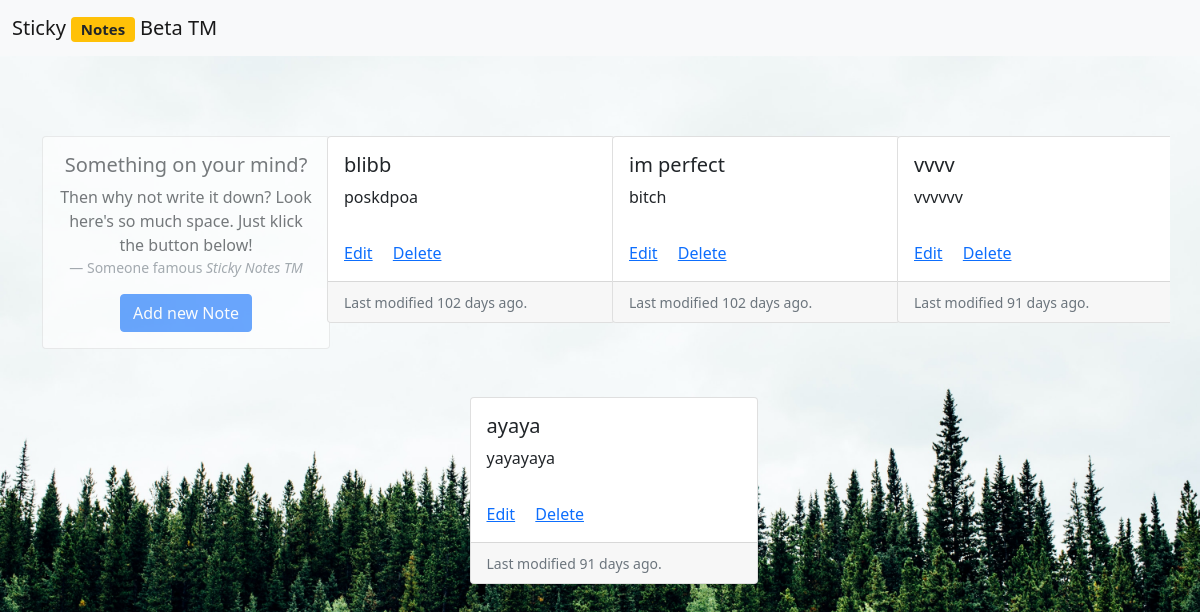
The page /notes on the database as committed earlier.
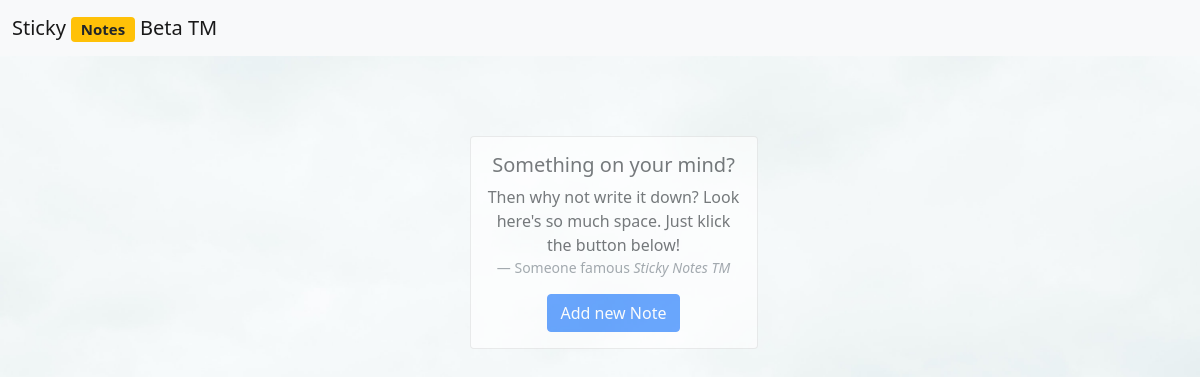
The same page on the database as committed later.
### tables this page shows
CREATE TABLE "notes" (
	"ID"	INTEGER UNIQUE,
	"title"	TEXT,
	"content"	TEXT,
	"date"	TEXT,
	"owner"	INTEGER,
	PRIMARY KEY("ID" AUTOINCREMENT)
);

### app.py (the view)
@app.route("/notes", methods = ['GET', 'POST'])
def notes():
    if request.method == 'GET':
        notes = query_db("select * from notes") # inspiration from flas SQLite documentation
        cards = []
        for note in notes:
            card = dict()
            card["ID"] = note[0]
            card["Title"] = note[1]
            card["Content"] = note[2]
            note_date = datetime.datetime.strptime(note[3], '%d/%m/%y %H:%M:%S') #parse datetime from SQL query as SQlite stores it as string, inspiration from stack overflow
            now_date = datetime.datetime.now()
            date_delta = now_date - note_date
            card["Modified"] = date_delta.days
            cards.append(card)
        return render_template('notes.html', cards = cards)
    if request.method == 'POST':
        return render_template('notes.html')

### app.py (called while the page is built)
def get_db():
    db = getattr(g, '_database', None)
    if db is None:
        db = g._database = sqlite3.connect(DATABASE)
    return db

def query_db(query, args=(), one=False):
    cur = get_db().execute(query, args)
    rv = cur.fetchall()
    cur.close()
    return (rv[0] if rv else None) if one else rv

@app.teardown_appcontext
def close_connection(exception):
    db = getattr(g, '_database', None)
    if db is not None:
        db.close()

### templates/notes.html (shortened to what this page needs)
<!DOCTYPE html>
<html lang="en">
<head>
    <link href="https://cdn.jsdelivr.net/npm/bootstrap@5.1.1/dist/css/bootstrap.min.css" rel="stylesheet"
>
    <link href="css/main.css" rel="stylesheet">
</head>
<body>
    <nav class="navbar navbar-expand-lg navbar-light bg-light">
        <div class="container-fluid">
            <a class="navbar-brand">Sticky <span class="badge bg-warning text-dark">Notes</span> Beta TM</a>
        </div>
    </nav>
    <div class="container overflow-hidden">
        <div id="row1" class="row row-cols-auto vcenter gy-5 justify-content-md-center">
            <div class="col-3">
                <div class="card special-card" style="width: 18rem; text-align: center;">
                    <div class="card-body">
                        <h5 class="card-title">Something on your mind?</h5>
                        <p class="card-text">Then why not write it down? Look here's so much space. Just klick the
                            button below!</p>
                        <footer class="blockquote-footer">Someone famous <cite title="Source Title">Sticky Notes
                                TM</cite></footer>
                        <button type="button" class="btn btn-primary" data-bs-toggle="modal" data-bs-target="#newNote" data-bs-edit="false">
                            Add new Note
                        </button>
                    </div>
                </div>
            </div>
            {% for card in cards %}
            <div class="col-3">
                <div class="card" style="width: 18rem;">
                    <div class="card-body">
                        <h5 class="card-title">{{ card["Title"] }}</h5>
                        <p class="card-text">{{ card["Content"] }}</p>
                    </div>
                    <div class="card-body">
                        <a href="#" class="card-link" data-bs-toggle="modal" data-bs-target="#newNote" data-bs-item="{{ card['ID'] }}" data-bs-edit="true">Edit</a>
                        <a href="#" class="card-link" onclick="delNote('{{ card["ID"] }}')">Delete</a>
                    </div>
                    <div class="card-footer">
                        <small class="text-muted">Last modified {{ card["Modified"] }} days ago.</small>
                    </div>
                </div>
            </div>
            {% endfor %}
        </div>
    </div>
</body>
</html>

Rows that differ between the two databases and show on the page:
removed notes: Title "blibb", Content "poskdpoa", Modified "102"
removed notes: Title "im perfect", Content "bitch", Modified "102"
removed notes: Title "vvvv", Content "vvvvvv", Modified "91"
removed notes: Title "ayaya", Content "yayayaya", Modified "91"
